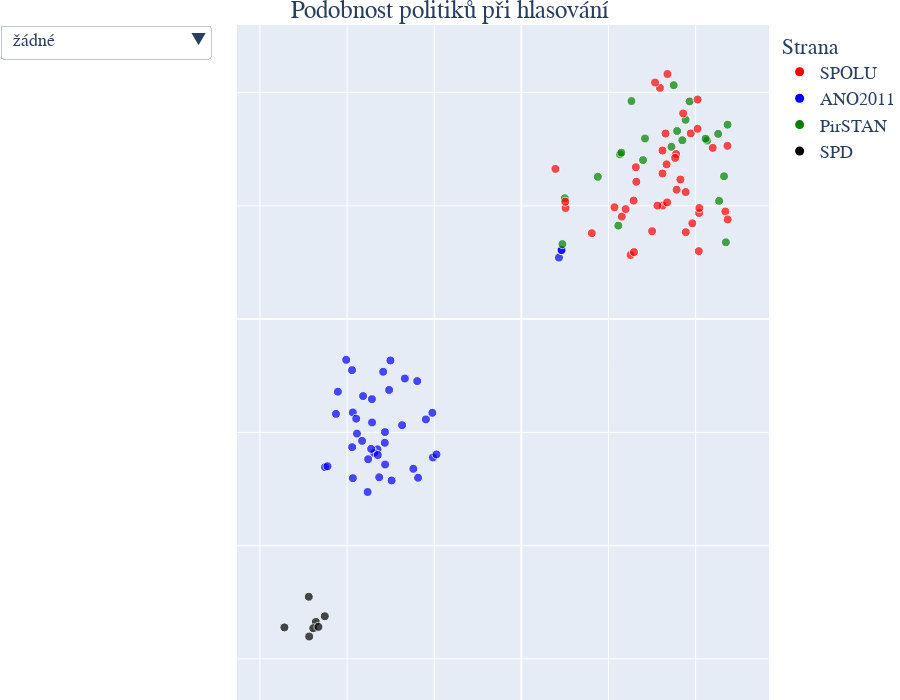

Here is the notebook cell this chart was saved with:
### Code cell
print('\n'*3)

layout = go.Layout(
    xaxis = go.layout.XAxis(
        showticklabels=False),
    yaxis = go.layout.YAxis(
         showticklabels=False
    )
)

fig = go.Figure(layout=layout)

for ix, (zkratka, df) in enumerate(data.groupby('zkratka')):
    
    customdata = np.stack((df['jmeno'], df['prijmeni'], df['povolani'], df['zkratka']), axis=-1)
    
    fig.add_scatter(
        x=df['x'],
        y=df['y'],
        name=zkratka,
        mode='markers',
        customdata=customdata,
        hovertemplate="<br>".join([
            "Jméno: %{customdata[0]}",
            "Příjmení: %{customdata[1]}",
            "Povolání: %{customdata[2]}",
            "Strana: %{customdata[3]}"
        ]),
        marker_color=[parties_colors[zkratka] for _ in range(len(df))],
        marker_size=[DEFAULT_MARKER_SIZE for _ in range(len(df))],
        legendgroup=None
    )


fig.update_traces(showlegend=False).add_traces(
    [
        go.Scatter(name=k, x=[999999], y=[999999], marker_color=c, marker_size=DEFAULT_MARKER_SIZE, showlegend=True, mode='markers')
        for k, c in parties_colors.items()
    ]
)

fig.update_layout(yaxis_range=[data['y'].min() + data['y'].min() * 0.2, data['y'].max() + data['y'].max() * 0.2], xaxis_range=[data['x'].min() + data['x'].min() * 0.2, data['x'].max() + data['x'].max() * 0.2])


occupations = []

for tracer in fig["data"]:
    if tracer["customdata"] is not None:
        for mp in tracer["customdata"]:
            occupations.append(mp[2])
        
occupations = ["žádné"] + sorted(list(set([x for xs in occupations for x in xs])))

def get_occupation_colors(occupation):
    
    result = []
    
    for party_ix, party in enumerate(fig["data"]):
        if fig["data"][party_ix]['customdata'] is not None:
            x = [HIGHLITED_MARKER_COLOR if occupation in x[2] else fig["data"][party_ix]['marker']['color'][ix] for ix, x in enumerate(fig["data"][party_ix]['customdata'])]

            result.append( x )
        else:
            result.append( fig["data"][party_ix]['marker']['color'] )

    return result

def get_occupation_sizes(occupation):
    
    result = []
    
    for party_ix, party in enumerate(fig["data"]):
        if fig["data"][party_ix]['customdata'] is not None:
            x = [HIGHLITED_MARKER_SIZE if occupation in x[2] else DEFAULT_MARKER_SIZE for ix, x in enumerate(fig["data"][party_ix]['customdata'])]

            result.append( x )
        else:
            result.append( DEFAULT_MARKER_SIZE )

    return result

fig.update_layout(
    updatemenus=[
        {
            "buttons": [
                {
                    "label": f"{occupation}",
                    "method": "update",
                    "args": [
                        {
                            "marker.size": get_occupation_sizes(occupation),
                             "marker.color": get_occupation_colors(occupation)
                        }                        
                    ],
                }
                for occupation in occupations
            ]
        }
    ],
    margin={"l": 0, "r": 0, "t": 25, "b": 0},
    height=700
)

fig.update_layout(
    title="Podobnost politiků při hlasování",
    title_x=0.5,
    title_y=0.999,
    legend_title="Strana",
    font=dict(
        family="Calibri",
        size=18
    )
)

fig.show()
